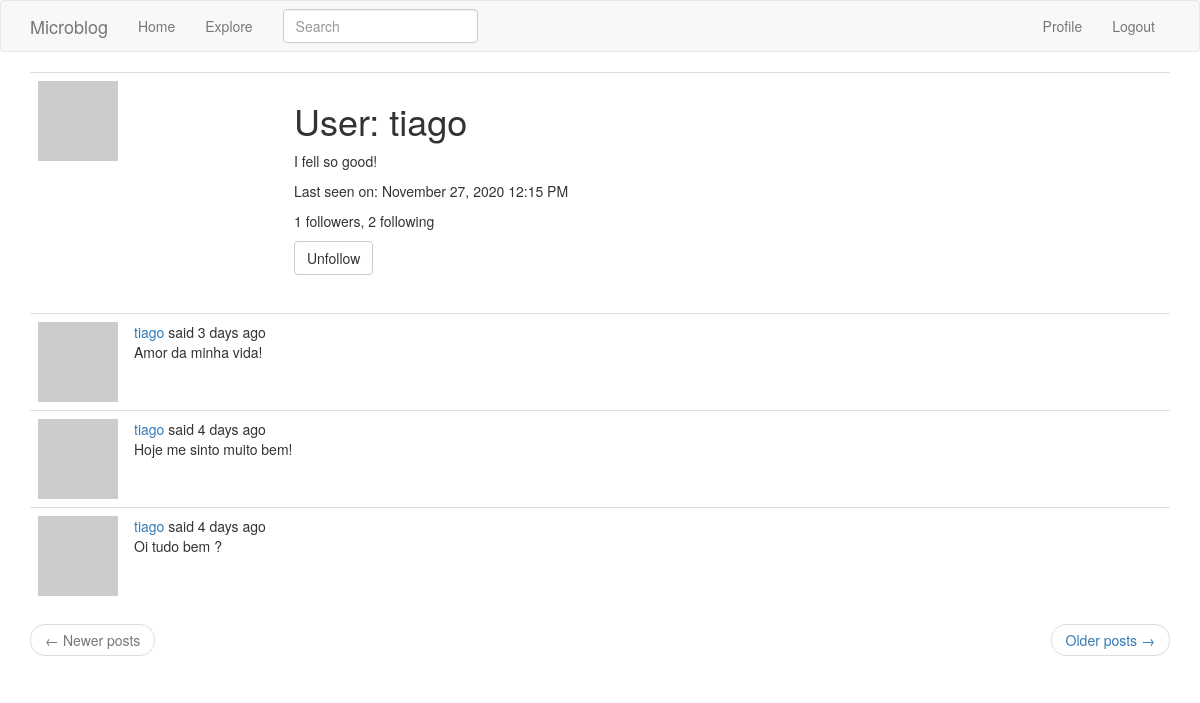
Screenshot of /user/tiago (signed in) with the database file from the repository.
### app/models.py (models this page shows, shortened)
class User(UserMixin, db.Model):
    id = db.Column(db.Integer, primary_key=True)
    username = db.Column(db.String(64), index=True, unique=True)
    email = db.Column(db.String(120), index=True, unique=True)
    password_hash = db.Column(db.String(128))
    posts = db.relationship('Post', backref='author', lazy='dynamic')
    about_me = db.Column(db.String(140))
    last_seen = db.Column(db.DateTime, default=datetime.utcnow)
    followed = db.relationship(
        'User', secondary=followers,
        primaryjoin=(followers.c.follower_id == id),
        secondaryjoin=(followers.c.followed_id == id),
        backref=db.backref('followers', lazy='dynamic'), lazy='dynamic')
    def avatar(self, size):
        digest = md5(self.email.lower().encode('utf-8')).hexdigest()
        return 'https://www.gravatar.com/avatar/{}?d=identicon&s={}'.format(
            digest, size)
    def is_following(self, user):
        return self.followed.filter(
            followers.c.followed_id == user.id).count() > 0

class SearchableMixin(object):
    @classmethod
    def before_commit(cls, session):
        session._changes = {
            'add': list(session.new),
            'update': list(session.dirty),
            'delete': list(session.deleted)
        }
    @classmethod
    def after_commit(cls, session):
        for obj in session._changes['add']:
            if isinstance(obj, SearchableMixin):
                add_to_index(obj.__tablename__, obj)
        for obj in session._changes['update']:
            if isinstance(obj, SearchableMixin):
                add_to_index(obj.__tablename__, obj)
        for obj in session._changes['delete']:
            if isinstance(obj, SearchableMixin):
                remove_from_index(obj.__tablename__, obj)
        session._changes = None

class Post(SearchableMixin, db.Model):
    __searchable__ = ['body']
    id = db.Column(db.Integer, primary_key=True)
    body = db.Column(db.String(140))
    timestamp = db.Column(db.DateTime, index=True, default=datetime.utcnow)
    user_id = db.Column(db.Integer, db.ForeignKey('user.id'))
    language = db.Column(db.String(5))

### app/main/routes.py (the view)
@bp.route('/user/<username>')
@login_required
def user(username):
    user = User.query.filter_by(username=username).first_or_404()
    page = request.args.get('page', 1, type=int)
    posts = user.posts.order_by(Post.timestamp.desc()).paginate(
        page, current_app.config['POSTS_PER_PAGE'], False)
    next_url = url_for('main.user', username=user.username,
                       page=posts.next_num) if posts.has_next else None
    prev_url = url_for('main.user', username=user.username,
                       page=posts.prev_num) if posts.has_prev else None
    form = EmptyForm()
    return render_template('user.html.j2', user=user, posts=posts.items,
                           next_url=next_url, prev_url=prev_url, form=form)

### app/main/forms.py
class SearchForm(FlaskForm):
    q = StringField(_l('Search'), validators=[DataRequired()])
    def __init__(self, *args, **kwargs):
        if 'formdata' not in kwargs:
            kwargs['formdata'] = request.args
        if 'csrf_enabled' not in kwargs:
            kwargs['csrf_enabled'] = False
        super(SearchForm, self).__init__(*args, **kwargs)

class EmptyForm(FlaskForm):
    submit = SubmitField('Submit')

### app/main/routes.py (called while the page is built)
@bp.before_app_request
def before_request():
    if current_user.is_authenticated:
        current_user.last_seen = datetime.utcnow()
        db.session.commit()
        g.search_form = SearchForm()
    g.locale = str(get_locale())

### app/models.py (called while the page is built)
@login.user_loader
def load_user(id):
    return User.query.get(int(id))

### app/templates/user.html.j2 (shortened to what this page needs)
{% extends "base.html.j2" %}
{% block app_content %}
    <table class="table table-hover">
        <tr>
            <td width="256px"><img src="{{ user.avatar(256) }}"></td>
            <td>
                <h1>{{ _('User') }}: {{ user.username }}</h1>
                {% if user.about_me %}<p>{{ user.about_me }}</p>{% endif %}
                {% if user.last_seen %}
                <p>{{ _('Last seen on') }}: {{ moment(user.last_seen).format('LLL') }}</p>
                {% endif %}
                <p>{{ _('%(count)d followers', count=user.followers.count()) }}, {{ _('%(count)d following', count=user.followed.count()) }}</p>
                {% if user == current_user %}
                <p><a href="{{ url_for('main.edit_profile') }}">{{ _('Edit your profile') }}</a></p>
                {% else %}
                <p>
                    <form action="{{ url_for('main.unfollow', username=user.username) }}" method="post">
                        {{ form.submit(value=_('Unfollow'), class_='btn btn-default') }}
                    </form>
                </p>
                {% endif %}
            </td>
        </tr>
    </table>
    {% include "_posts.html.j2" %}
{% endblock %}

### app/templates/_post.html.j2 (shortened to what this page needs)
<tr>
    <td width="70px">
        <a href="{{ url_for('main.user', username=post.author.username) }}">
            <img src="{{ post.author.avatar(70) }}" />
        </a>
    </td>
    <td>
        {{ _('%(username)s said %(when)s',
            username=user_link, when=moment(post.timestamp).fromNow()) }}
        <br>
        <span id="post{{ post.id }}">{{ post.body }}</span>
    </td>
</tr>

### rows the page displays
User: username "tiago", about_me "I fell so good!", last_seen "November 27, 2020 12:15 PM"
Post: body "Amor da minha vida!"
Post: body "Hoje me sinto muito bem!"
Post: body "Oi tudo bem ?"
